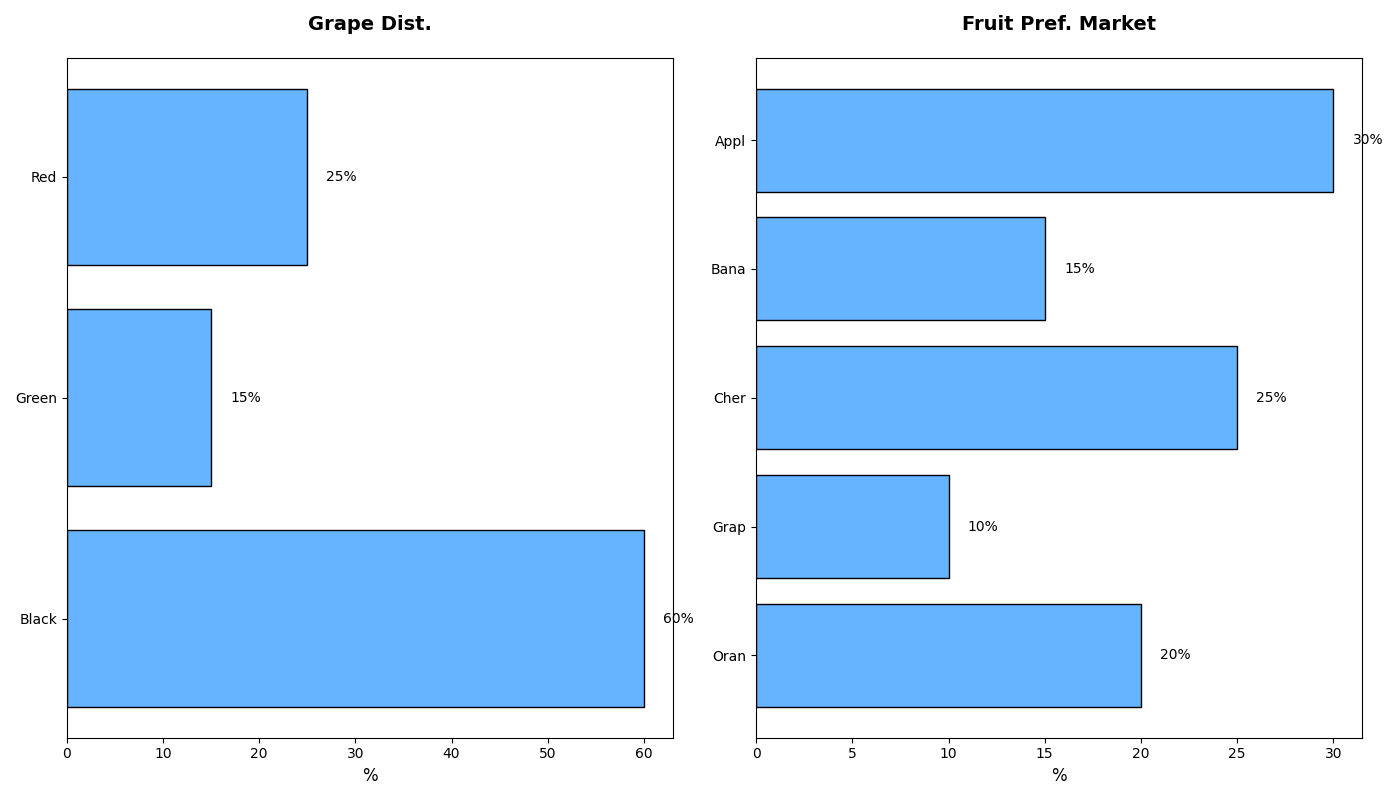

The Python source for this figure:
import matplotlib.pyplot as plt
import numpy as np

fruit_types = ['Appl', 'Bana', 'Cher', 'Grap', 'Oran']
preferences_percentages = [30, 15, 25, 10, 20]
y_pos_fruits = np.arange(len(fruit_types))

grape_subtypes = ['Red', 'Green', 'Black']
grape_preferences = [25, 15, 60]
y_pos_grapes = np.arange(len(grape_subtypes))

fig, ax = plt.subplots(1, 2, figsize=(14, 8))

# Set a single color for all bars
single_color = '#66b3ff'

# Horizontal bar chart for grape preferences
ax[0].barh(y_pos_grapes, grape_preferences, color=single_color, edgecolor='black')
ax[0].set_yticks(y_pos_grapes)
ax[0].set_yticklabels(grape_subtypes)
ax[0].invert_yaxis()
ax[0].set_xlabel('%', fontsize=12)

for index, value in enumerate(grape_preferences):
    ax[0].text(value + 2, index, f'{value}%', va='center', ha='left', fontsize=10)

ax[0].set_title('Grape Dist.', fontsize=14, fontweight='bold', pad=20)

# Horizontal bar chart for community fruit preferences
ax[1].barh(y_pos_fruits, preferences_percentages, color=single_color, edgecolor='black')
ax[1].set_yticks(y_pos_fruits)
ax[1].set_yticklabels(fruit_types)
ax[1].invert_yaxis()
ax[1].set_xlabel('%', fontsize=12)

for index, value in enumerate(preferences_percentages):
    ax[1].text(value + 1, index, f'{value}%', va='center', ha='left', fontsize=10)

ax[1].set_title('Fruit Pref. Market', fontsize=14, fontweight='bold', pad=20)

plt.tight_layout()
plt.show()
